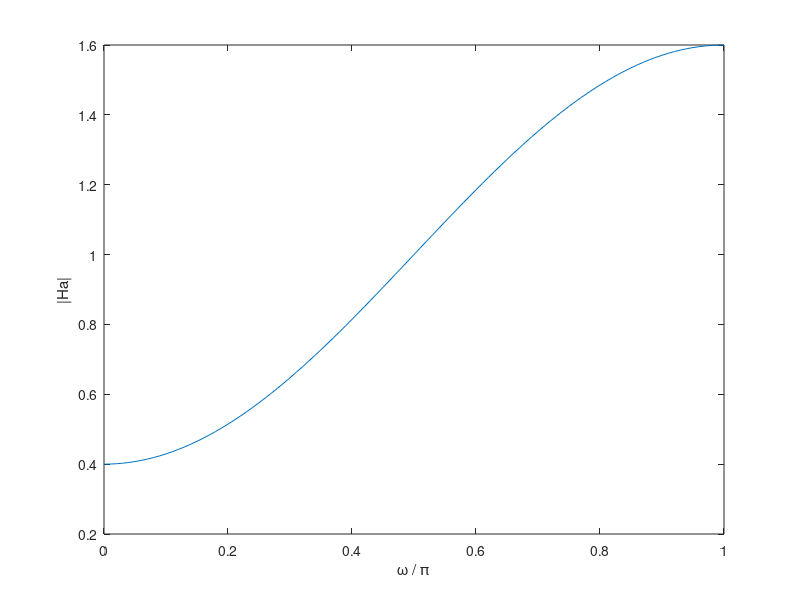
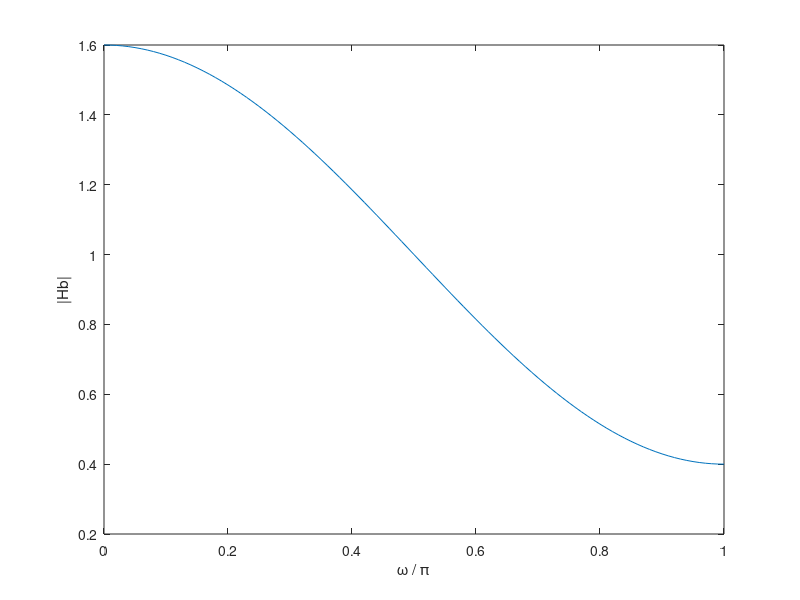

These figures' MATLAB source, in order:
% plot magnitude of Ha = 0.3 - exp(-j*w) + 0.3*exp(-j*2*w)
% for w = 0:0.01:pi 
w = 0:0.01:1;
W = w*pi;
Ha = 0.3 - exp(-j*W) + 0.3*exp(-j*2*W);
Ha_mag = abs(Ha);
plot(w, Ha_mag);
xlabel('\omega / \pi');
ylabel('|Ha|');

% plot magnitde of Hb = 0.3 + exp(-j*w) + 0.3*exp(-j*2*w)
Hb = 0.3 + exp(-j*W) + 0.3*exp(-j*2*W);
Hb_mag = abs(Hb);
figure;
plot(w, Hb_mag);
xlabel('\omega / \pi');
ylabel('|Hb|');

